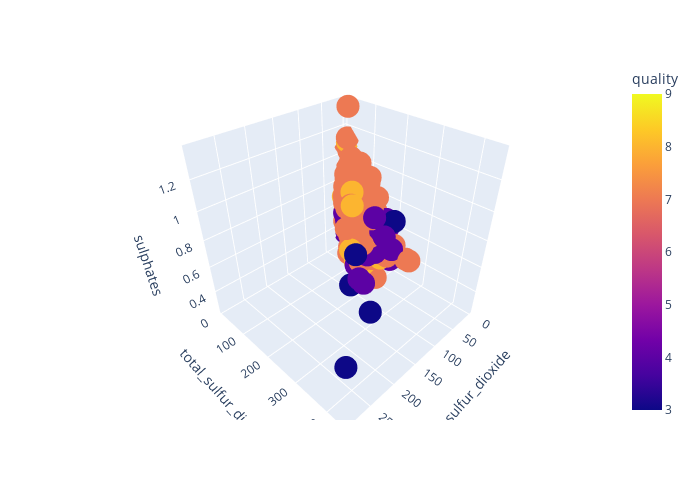

Notebook source saved alongside this figure:
### Code cell
import plotly.express as px
fig = px.scatter_3d(xf, 
                    x='free_sulfur_dioxide', 
                    y='total_sulfur_dioxide', 
                    z='sulphates',
                    color='quality'
                    )
fig.update_layout(width=700, height=500)
# fig.update_layout(margin={"r":0,"t":0,"l":10,"b":0})
fig.show()

### Figure 1 — Plotly figure (JSON) as saved in the notebook; plotly's stock layout.template omitted (floating-point values rounded to 4 significant figures; data arrays with more than 128 entries replaced by an {"elided": "..."} marker saying what was removed)
{"data": [{"hovertemplate": "free_sulfur_dioxide=%{x}<br>total_sulfur_dioxide=%{y}<br>sulphates=%{z}<br>quality=%{marker.color}<extra></extra>", "legendgroup": "", "marker": {"color": {"elided": "930 int values"}, "coloraxis": "coloraxis", "symbol": "circle"}, "mode": "markers", "name": "", "scene": "scene", "showlegend": false, "type": "scatter3d", "x": {"elided": "930 float values"}, "y": {"elided": "930 float values"}, "z": {"elided": "930 float values"}}], "layout": {"coloraxis": {"colorbar": {"title": {"text": "quality"}}, "colorscale": [[0, "#0d0887"], [0.1111, "#46039f"], [0.2222, "#7201a8"], [0.3333, "#9c179e"], [0.4444, "#bd3786"], [0.5556, "#d8576b"], [0.6667, "#ed7953"], [0.7778, "#fb9f3a"], [0.8889, "#fdca26"], [1, "#f0f921"]]}, "height": 500, "legend": {"tracegroupgap": 0}, "margin": {"t": 60}, "scene": {"domain": {"x": [0, 1], "y": [0, 1]}, "xaxis": {"title": {"text": "free_sulfur_dioxide"}}, "yaxis": {"title": {"text": "total_sulfur_dioxide"}}, "zaxis": {"title": {"text": "sulphates"}}}, "width": 700}}
